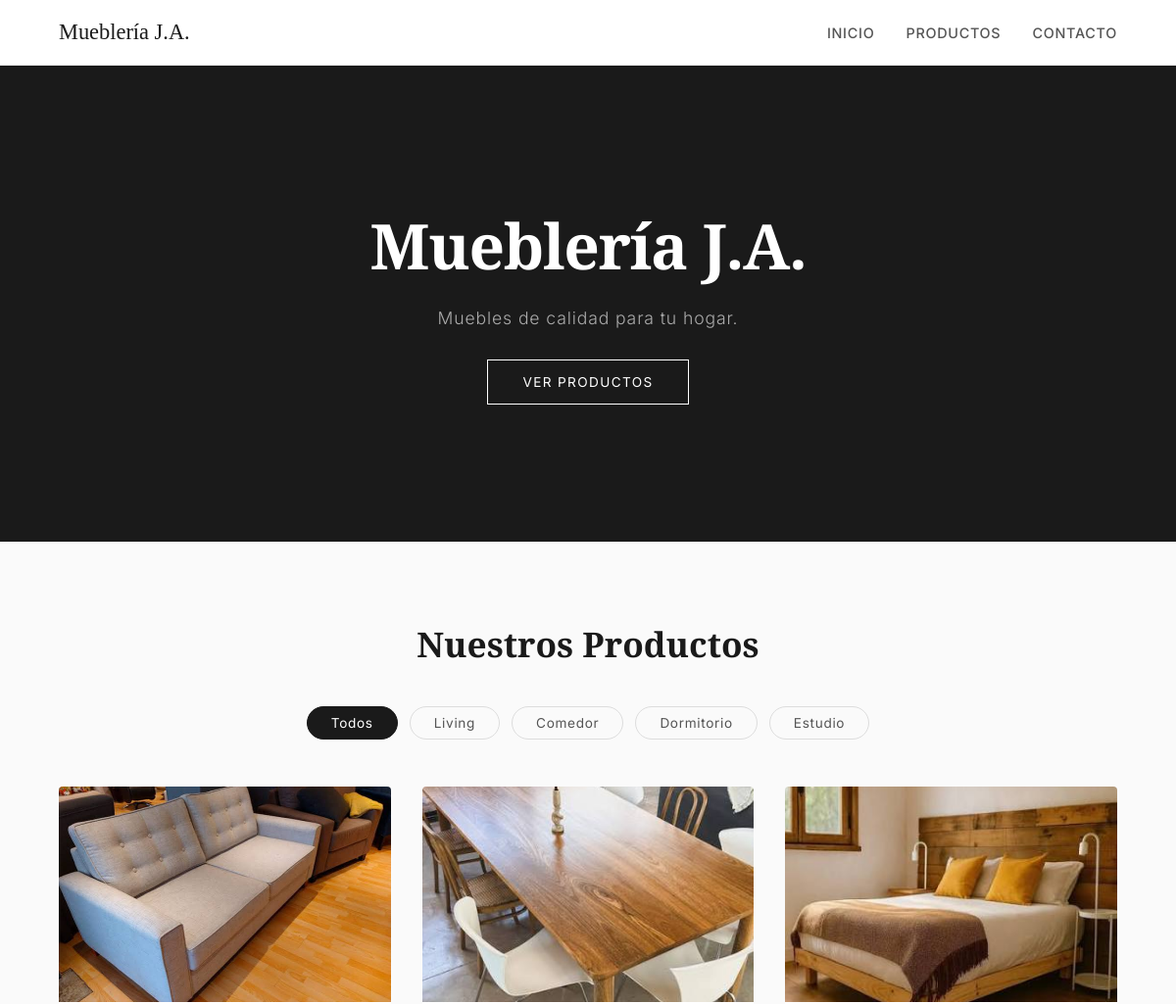
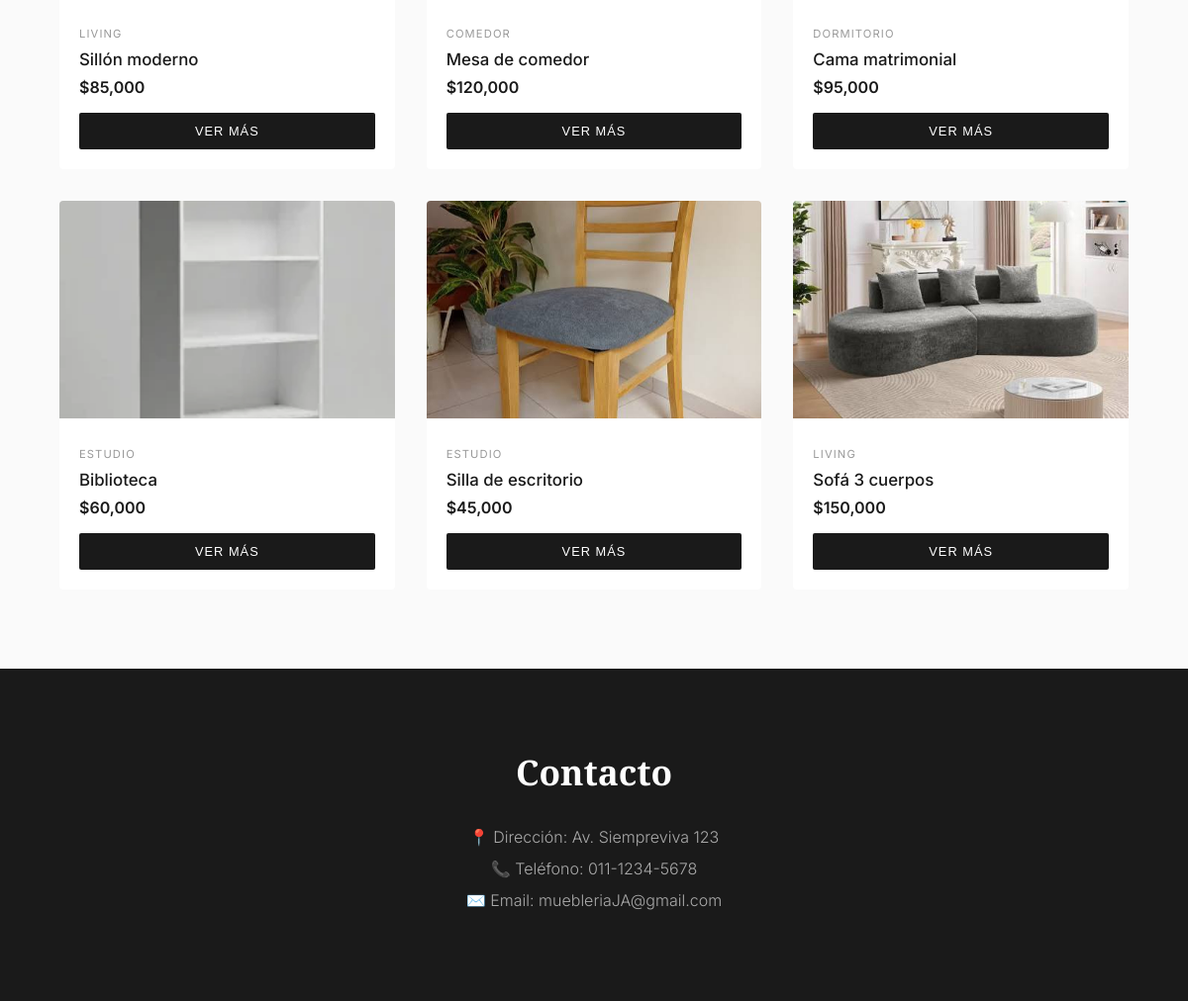
The page / on the database its author committed (2 pictures, top to bottom).
### tables this page shows
CREATE TABLE productos (
            id INTEGER PRIMARY KEY AUTOINCREMENT,
            nombre TEXT NOT NULL,
            precio REAL NOT NULL,
            categoria TEXT NOT NULL,
            imagen TEXT NOT NULL,
            descripcion TEXT,
            medidas TEXT
        );

### app.py (the view)
@app.route("/")
def inicio():
    categoria = request.args.get("categoria")
    productos = obtener_productos(categoria)
    return render_template("index.html", productos=productos, categoria=categoria)

### database.py (called while the page is built)
def conectar():
    return sqlite3.connect("productos.db")

def obtener_productos(categoria=None):
    con = conectar()
    cursor = con.cursor()
    if categoria:
        cursor.execute("SELECT * FROM productos WHERE categoria = ?", (categoria,))
    else:
        cursor.execute("SELECT * FROM productos")
    productos = cursor.fetchall()
    con.close()
    return productos

### templates/index.html (shortened to what this page needs)
<!DOCTYPE html>
<html lang="es">
  <head>
    <link rel="stylesheet" href="{{ url_for('static', filename='style.css') }}">
  </head>
  <body>
    <nav>
      <span>Mueblería J.A.</span>
      <a href="#inicio">Inicio</a>
      <a href="#productos">Productos</a>
      <a href="#contacto">Contacto</a>
    </nav>
    <section id="inicio">
      <h1>Mueblería J.A.</h1>
      <p>Muebles de calidad para tu hogar.</p>
      <a href="#productos" class="btn-hero">Ver productos</a>
    </section>
    <section id="productos">
      <h2>Nuestros Productos</h2>
      <div class="filtros">
        <a href="/?#productos" class="filtro {% if not categoria %}activo{% endif %}">Todos</a>
        <a href="/?categoria=Living#productos" class="filtro {% if categoria == 'Living' %}activo{% endif %}">Living</a>
        <a href="/?categoria=Comedor#productos" class="filtro {% if categoria == 'Comedor' %}activo{% endif %}">Comedor</a>
        <a href="/?categoria=Dormitorio#productos" class="filtro {% if categoria == 'Dormitorio' %}activo{% endif %}">Dormitorio</a>
        <a href="/?categoria=Estudio#productos" class="filtro {% if categoria == 'Estudio' %}activo{% endif %}">Estudio</a>
      </div>
      <div class="productos">
        {% for producto in productos %}
        <div class="producto">
          <img src="{{ url_for('static', filename='imagenes/' + producto[4]) }}" alt="{{ producto[1] }}" onclick="abrirLightbox(this.src)">
          <div class="producto-info">
            <span class="categoria">{{ producto[3] }}</span>
            <h3>{{ producto[1] }}</h3>
            <p class="precio">${{ "{:,.0f}".format(producto[2]) }}</p>
            <button class="btn" onclick="abrirModal('{{ producto[1] }}', '{{ producto[3] }}', '{{ "{:,.0f}".format(producto[2]) }}', '{{ url_for('static', filename='imagenes/' + producto[4]) }}', '{{ producto[5] }}', '{{ producto[6] }}')">Ver más</button>
          </div>
        </div>
        {% endfor %}
      </div>
    </section>
    <section id="contacto">
      <h2>Contacto</h2>
      <p>📍 Dirección: Av. Siempreviva 123</p>
      <p>📞 Teléfono: 011-1234-5678</p>
      <p>✉️ Email: muebleriaJA@gmail.com</p>
    </section>
  </body>
</html>

### static/style.css (style rules this page uses)
* { margin: 0; padding: 0; box-sizing: border-box; }
body { font-family: 'Inter', sans-serif; background-color: #fafafa; color: #1a1a1a; }
nav { background-color: #fff; padding: 20px 60px; display: flex; gap: 32px; align-items: center; border-bottom: 1px solid #eee; position: sticky; top: 0; z-index: 100; }
nav span { color: #1a1a1a; font-family: 'Playfair Display', serif; font-size: 1.4rem; margin-right: auto; }
nav a { color: #555; text-decoration: none; font-size: 0.9rem; font-weight: 500; letter-spacing: 0.05em; text-transform: uppercase; transition: color 0.2s; }
#inicio { background-color: #1a1a1a; color: white; text-align: center; padding: 140px 40px; position: relative; }
#inicio h1 { font-family: 'Playfair Display', serif; font-size: 4rem; margin-bottom: 20px; letter-spacing: -0.02em; }
#inicio p { font-size: 1.1rem; color: #aaa; font-weight: 300; letter-spacing: 0.05em; }
#inicio .btn-hero { display: inline-block; margin-top: 32px; padding: 14px 36px; border: 1px solid #fff; color: white; text-decoration: none; font-size: 0.85rem; letter-spacing: 0.1em; text-transform: uppercase; transition: all 0.3s; }
#productos { padding: 80px 60px; background-color: #fafafa; }
#productos h2 { font-family: 'Playfair Display', serif; font-size: 2.2rem; margin-bottom: 40px; text-align: center; }
.filtros { display: flex; gap: 12px; justify-content: center; margin-bottom: 48px; }
.filtro { padding: 8px 24px; border: 1px solid #ddd; border-radius: 30px; text-decoration: none; color: #555; font-size: 0.85rem; letter-spacing: 0.05em; transition: all 0.2s; }
.filtro:hover, .filtro.activo { background-color: #1a1a1a; border-color: #1a1a1a; color: white; }
.productos { display: grid; grid-template-columns: repeat(3, 1fr); gap: 32px; max-width: 1100px; margin: 0 auto; }
.producto { background-color: white; border-radius: 4px; overflow: hidden; transition: transform 0.3s, box-shadow 0.3s; }
.producto img { width: 100%; height: 220px; object-fit: cover; cursor: pointer; transition: opacity 0.3s; }
.producto-info { padding: 20px; }
.categoria { font-size: 0.7rem; color: #999; text-transform: uppercase; letter-spacing: 0.1em; }
.producto-info h3 { margin: 8px 0; font-size: 1.05rem; font-weight: 500; }
.precio { color: #1a1a1a; font-weight: 600; font-size: 1rem; margin-bottom: 16px; }
.btn { width: 100%; padding: 11px; background-color: #1a1a1a; color: white; border: none; border-radius: 2px; cursor: pointer; font-size: 0.8rem; letter-spacing: 0.08em; text-transform: uppercase; transition: background-color 0.2s; }
#contacto { background-color: #1a1a1a; color: white; text-align: center; padding: 80px 40px; }
#contacto h2 { font-family: 'Playfair Display', serif; font-size: 2.2rem; margin-bottom: 32px; }
#contacto p { margin-bottom: 12px; color: #aaa; font-weight: 300; }

### rows shown on the page
productos: imagen (picture), categoria "LIVING", nombre "Sillón moderno", precio "85,000"
productos: imagen (picture), categoria "COMEDOR", nombre "Mesa de comedor", precio "120,000"
productos: imagen (picture), categoria "DORMITORIO", nombre "Cama matrimonial", precio "95,000"
productos: imagen (picture), categoria "ESTUDIO", nombre "Biblioteca", precio "60,000"
productos: imagen (picture), categoria "ESTUDIO", nombre "Silla de escritorio", precio "45,000"
productos: imagen (picture), categoria "LIVING", nombre "Sofá 3 cuerpos", precio "150,000"
